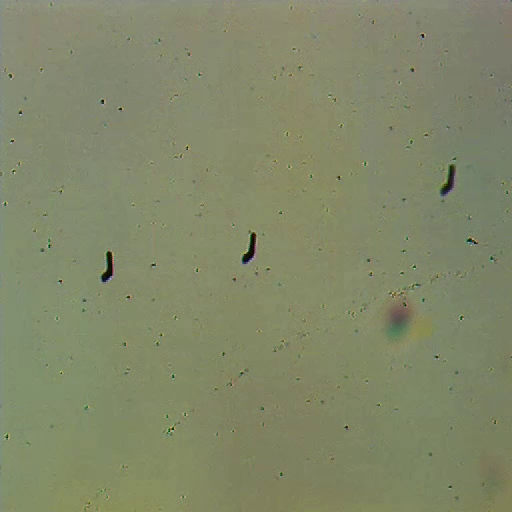
#> input picture frame 22 of python/video_cut.mp4, 512 x 512 px
$ python Check_all_frames.py
#> lines starting #> are read from the running program, lines starting #| are printed output that depends on the picture; after the words box and inside, x2 and y2 are one past the last pixel; in counts of white or black regions, pixels touching at a corner belong together
import cv2
import numpy as np
import matplotlib.pyplot as plt

# Read video file
video_path = r"F:\cagatay_folders\planar\data\septemebr 2022\dataselect\video_cut.mp4"
cap = cv2.VideoCapture(video_path)

# Read the first frame
ret, frame = cap.read()
#> frame is the input picture: shape (512, 512, 3); mean B, G, R 104.2, 135.2, 129.7

if not ret:
    print("Error reading video frame.")
    exit()

# Convert the frame to grayscale
gray_frame = cv2.cvtColor(frame, cv2.COLOR_BGR2GRAY)
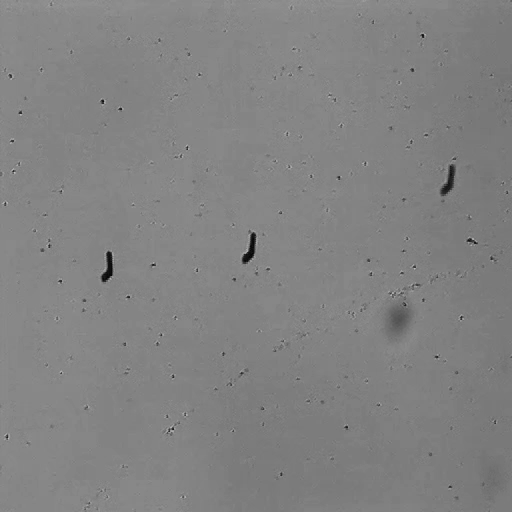
#> gray_frame: shape (512, 512); min 4, max 196, mean 130
plt.figure(figsize=(10, 6))

# Display the original frame
plt.subplot(2, 2, 1)
plt.imshow(cv2.cvtColor(frame, cv2.COLOR_BGR2RGB))
plt.title("Original Frame")

# Display the grayscale frame
plt.subplot(2, 2, 2)
plt.imshow(gray_frame, cmap='gray')
plt.title("Grayscale")

# Apply thresholding to the grayscale frame
_, binary_frame = cv2.threshold(gray_frame, 50, 255, cv2.THRESH_BINARY)
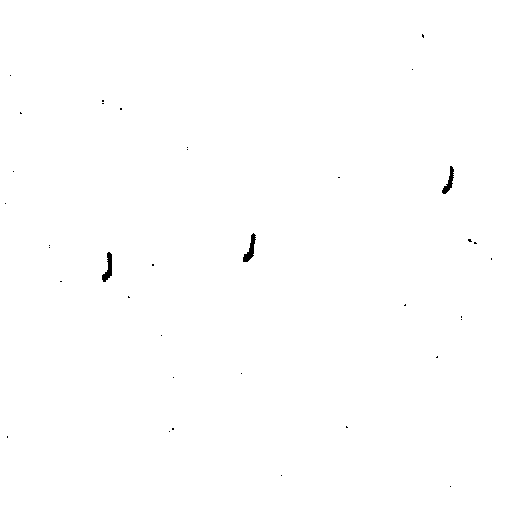
#> binary_frame: shape (512, 512); 99.8% white; 36 black regions (33 under 20 px), largest, box (x1, y1, x2, y2) and area: (243, 233, 256, 262) 157, (102, 252, 112, 282) 153, (442, 166, 454, 194) 131
plt.subplot(2, 2, 3)
plt.imshow(binary_frame, cmap='gray')
plt.title("Binary Thresholding")

# Invert the binary frame and fill holes
inverted_frame = cv2.bitwise_not(binary_frame)
filled_frame = cv2.morphologyEx(inverted_frame, cv2.MORPH_CLOSE, cv2.getStructuringElement(cv2.MORPH_RECT, (5, 5)))
#> filled_frame: shape (512, 512); 0.2% white; 32 white regions (29 under 20 px), largest, box (x1, y1, x2, y2) and area: (243, 233, 256, 262) 160, (102, 252, 112, 282) 155, (442, 166, 454, 194) 137
filled_frame = cv2.bitwise_not(filled_frame)
#> filled_frame: shape (512, 512); 99.8% white; 32 black regions (29 under 20 px)
plt.subplot(2, 2, 4)
plt.imshow(filled_frame, cmap='gray')
plt.title("Inverted and Holes Filled")


# Find contours in the filled_frame
contours, _ = cv2.findContours(filled_frame, mode=cv2.RETR_TREE, method=cv2.CHAIN_APPROX_NONE)
#> contours = 33 contours, 29 with area under 20; largest, box (x1, y1, x2, y2) and area: (0, 0, 512, 512) 261121, (242, 232, 257, 263) 192, (101, 251, 113, 283) 189, (441, 165, 455, 195) 168
print("Number of contours:", len(contours))
#| Number of contours: 33

# Define a minimum contour area threshold
min_contour_area = 50  # Adjust this value according to your needs

# Filter out small contours based on area
filtered_contours = [contour for contour in contours if cv2.contourArea(contour) > min_contour_area]
#> filtered_contours = 4 contours; box (x1, y1, x2, y2) and area: (0, 0, 512, 512) 261121, (242, 232, 257, 263) 192, (101, 251, 113, 283) 189, (441, 165, 455, 195) 168

# Exclude the first contour from filtered_contours
filtered_contours = filtered_contours[1:]
#> filtered_contours = 3 contours; box (x1, y1, x2, y2) and area: (242, 232, 257, 263) 192, (101, 251, 113, 283) 189, (441, 165, 455, 195) 168

print("Number of filtered contours:", len(filtered_contours))
#| Number of filtered contours: 3

# Draw centroids and numbers
for i, contour in enumerate(filtered_contours):
    moments = cv2.moments(contour)
    if moments["m00"] != 0:
        centroid_x = int(moments["m10"] / moments["m00"])
        centroid_y = int(moments["m01"] / moments["m00"])
        cv2.circle(frame, (centroid_x, centroid_y), 3, (0, 0, 255), -1)
        cv2.putText(frame, str(i + 1), (centroid_x + 5, centroid_y - 5), cv2.FONT_HERSHEY_SIMPLEX, 0.5, (0, 0, 255), 2)
        print(centroid_x, centroid_y)
#> this loop made 3 passes
#> (centroid_x, centroid_y) on passes 1 to 3: (107, 267), (249, 249), (448, 181)
#| 107 267
#| 249 249
#| 448 181
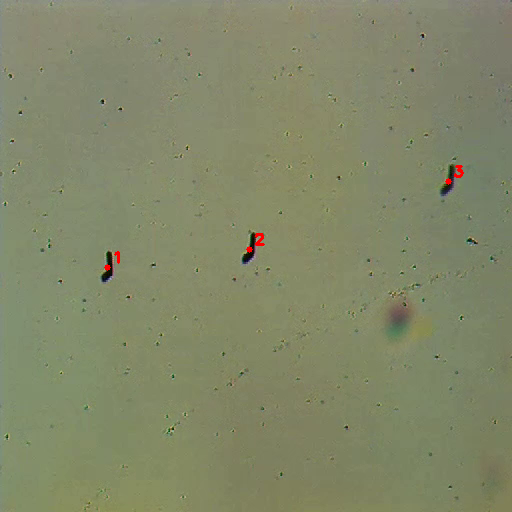
#> frame: shape (512, 512, 3); 0.11% of pixels changed, all inside (x1, y1, x2, y2) = (104, 165, 464, 271)

# Display the frame with centroids and numbers
plt.figure(figsize=(10, 6))
plt.imshow(cv2.cvtColor(frame, cv2.COLOR_BGR2RGB))
plt.title("Centroids Numbered")


plt.tight_layout()
plt.show()
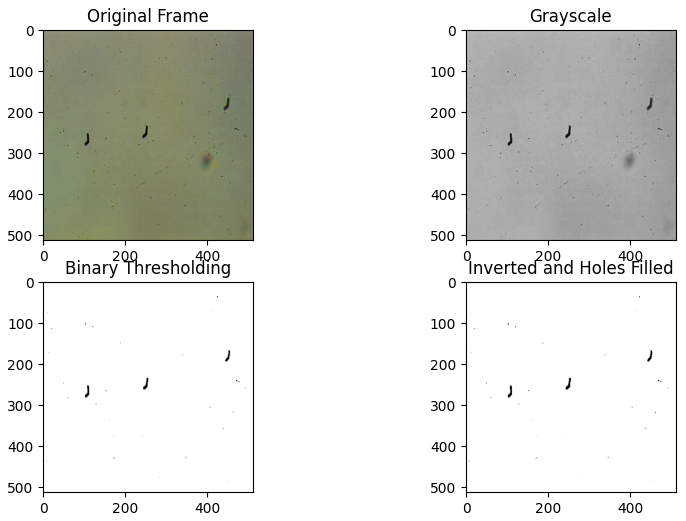
#> figure drawn by matplotlib, 4 panels


# Display the first frame and prompt user to select a contour
plt.imshow(cv2.cvtColor(frame, cv2.COLOR_BGR2RGB))
plt.title("First Frame: Select Contour to Track")
plt.show()

# Choose the contour index to track based on user input
contour_to_track = int(input("Enter the index of the contour to track: "))
#> the answer given: 3

# Create a VideoWriter to save the output video

output_video_path = r"F:\cagatay_folders\planar\data\septemebr 2022\dataselect\centroid_tracking_output3.avi"
#output_video_path = r"F:\cagatay_folders\planar\data\septemebr 2022\dataselect\centroid_tracking_output2.avi"
fourcc = cv2.VideoWriter_fourcc(*'XVID')
#> fourcc = 1145656920
out = cv2.VideoWriter(output_video_path, fourcc, 20.0, (frame.shape[1], frame.shape[0]))


# Initialize lists for trajectory points and rainbow colors
trajectory = []
rainbow_colors = plt.cm.rainbow(np.linspace(0, 1, len(filtered_contours)))
#> rainbow_colors = [[0.5, 0, 1, 1], [0.504, 1, 0.705, 1], [1, 1.22e-16, 6.12e-17, 1]]

# Track the selected contour in subsequent frames
while True:
    ret, frame = cap.read()

    if not ret:
        print("End of video.")
        break

    gray_frame = cv2.cvtColor(frame, cv2.COLOR_BGR2GRAY)
    _, binary_frame = cv2.threshold(gray_frame, 64, 255, cv2.THRESH_BINARY)
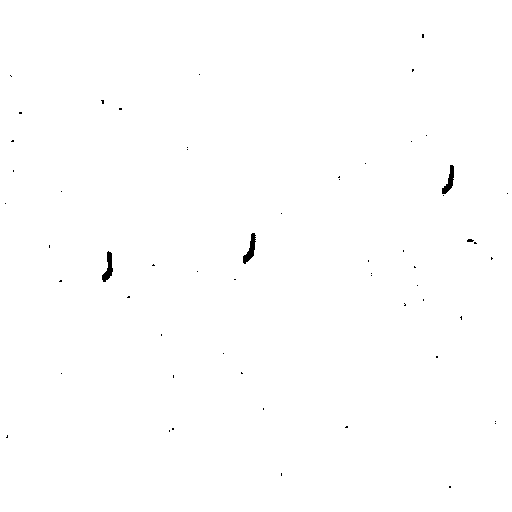
#> binary_frame: shape (512, 512); 99.7% white; 57 black regions (54 under 20 px), largest, box (x1, y1, x2, y2) and area: (243, 233, 256, 264) 175, (102, 251, 113, 282) 168, (442, 165, 454, 194) 155
    inverted_frame = cv2.bitwise_not(binary_frame)
    filled_frame = cv2.morphologyEx(inverted_frame, cv2.MORPH_CLOSE, cv2.getStructuringElement(cv2.MORPH_RECT, (5, 5)))
#> filled_frame: shape (512, 512); 0.26% white; 51 white regions (47 under 20 px), largest, box (x1, y1, x2, y2) and area: (243, 233, 256, 264) 178, (102, 251, 113, 282) 168, (442, 165, 454, 196) 158, (467, 239, 477, 244) 23
    filled_frame = cv2.bitwise_not(filled_frame)
#> filled_frame: shape (512, 512); 99.7% white; 51 black regions (47 under 20 px)

    contours, _ = cv2.findContours(filled_frame, mode=cv2.RETR_TREE, method=cv2.CHAIN_APPROX_NONE)
#> contours = 54 contours, 49 with area under 20; largest, box (x1, y1, x2, y2) and area: (0, 0, 512, 512) 261121, (242, 232, 257, 265) 212, (101, 250, 114, 283) 202, (441, 164, 455, 197) 192, (466, 238, 475, 243) 26
    filtered_contours = [contour for contour in contours if cv2.contourArea(contour) > min_contour_area]
#> filtered_contours = 4 contours; box (x1, y1, x2, y2) and area: (0, 0, 512, 512) 261121, (242, 232, 257, 265) 212, (101, 250, 114, 283) 202, (441, 164, 455, 197) 192
    filtered_contours = filtered_contours[1:]
#> filtered_contours = 3 contours; box (x1, y1, x2, y2) and area: (242, 232, 257, 265) 212, (101, 250, 114, 283) 202, (441, 164, 455, 197) 192

    found_contour = False
    color_idx = 0  # Initialize index for color cycling

    for i, contour in enumerate(filtered_contours):
        if i == contour_to_track - 1:  # Subtract 1 for 0-based index
            moments = cv2.moments(contour)
            if moments["m00"] != 0:
                centroid_x = int(moments["m10"] / moments["m00"])
                centroid_y = int(moments["m01"] / moments["m00"])
                cv2.circle(frame, (centroid_x, centroid_y), 3, (0, 0, 255), -1)
                cv2.putText(frame, str(i + 1), (centroid_x + 5, centroid_y - 5), cv2.FONT_HERSHEY_SIMPLEX, 0.5, (0, 0, 255), 2)
                #print(centroid_x, centroid_y)
                found_contour = True
                break
#> this loop made 3 passes
#> (centroid_x, centroid_y, found_contour) on pass 3: (448, 180, True)
#> frame: shape (512, 512, 3); mean B, G, R 103.9, 135.2, 129.8

# ...

    if found_contour:
        # Calculate the distance between the current and previous centroid positions
        if len(trajectory) > 0:
            prev_x, prev_y = trajectory[-1]
            distance = np.sqrt((centroid_x - prev_x)*2 + (centroid_y - prev_y)*2)

            # If the distance is too large, use the previous position
            if distance > 10:
                centroid_x, centroid_y = prev_x, prev_y

        # Append centroid coordinates to the trajectory list
        trajectory.append((centroid_x, centroid_y))

        # Draw the trajectory on the frame using rainbow colors
        color_idx = 0  # Initialize index for color cycling
        for j in range(len(trajectory)):
            cv2.circle(frame, trajectory[j], 2, rainbow_colors[color_idx], -1)
            color_idx = (color_idx + 1) % len(rainbow_colors)
#> this loop made 1 pass
#> color_idx on pass 1: 1
#> frame: shape (512, 512, 3); mean B, G, R 103.9, 135.2, 129.7
#> after the loop, color_idx = 1

        cv2.imshow("Centroid Tracked", frame)


    out.write(frame)
    #cv2.imshow("Tracked Contour", frame)

    if cv2.waitKey(1) & 0xFF == ord('q'):
#> (key q is pressed here)
        break

# Release resources
cap.release()
out.release()
cv2.destroyAllWindows()

# # -- coding: utf-8 --
"""
Created on Wed Aug 30 17:13:57 2023

@author: 48369962
"""
